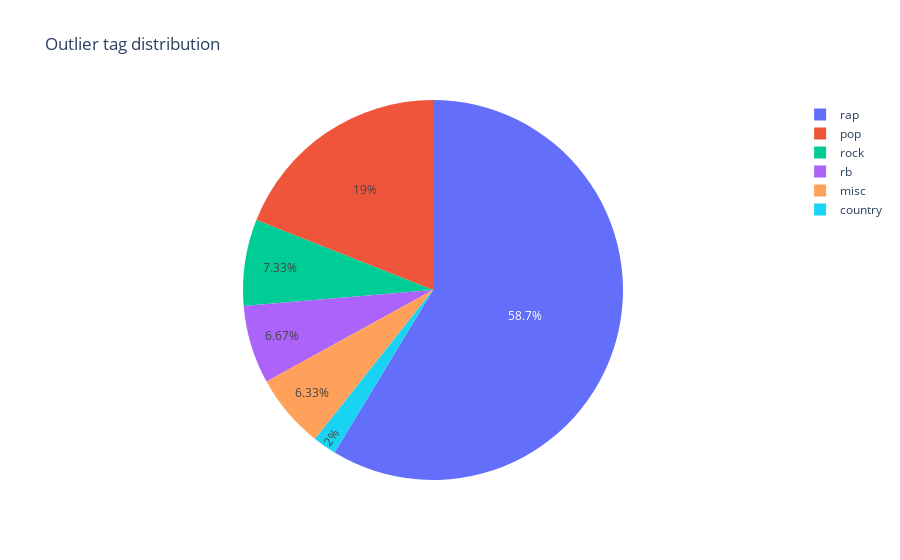

This figure's notebook cell:
### Markdown cell above
We firstly want to know if the year variable format is suitable. It is highly likely that year are sometimes downsized (example : 92 instead of 1992).
Let's display the tag distribution for music with a release year below 215.

### Code cell
df_tag = df[df['year'] < 215].groupby(['tag']).size().reset_index(name='count')

fig = px.pie(df_tag, names="tag", values="count", title = "Outlier tag distribution")
fig.show()

### Figure 1 — Plotly figure (JSON) as saved in the notebook; plotly's stock layout.template omitted (floating-point values rounded to 4 significant figures)
{"data": [{"domain": {"x": [0, 1], "y": [0, 1]}, "hovertemplate": "tag=%{label}<br>count=%{value}<extra></extra>", "labels": ["country", "misc", "pop", "rap", "rb", "rock"], "legendgroup": "", "name": "", "showlegend": true, "type": "pie", "values": [6, 19, 57, 176, 20, 22]}], "layout": {"legend": {"tracegroupgap": 0}, "title": {"text": "Outlier tag distribution"}}}
